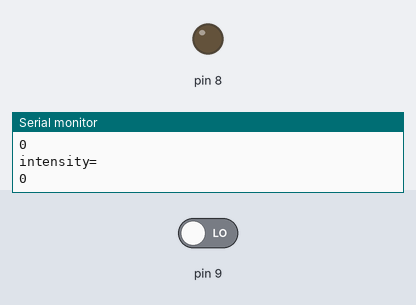
Recording of a sketch running on a simulated Arduino Uno, built with avr-gcc and run on an emulated ATmega328P. On the bench: output pins drawn as LEDs (lit = HIGH), the last lines printed to the serial monitor. The test bench sets the inputs (shaded band); at power-on: pin 9 LOW.

Above: at 1.2 s.
1.3 s: pin 9 driven HIGH
At 2.3 s:
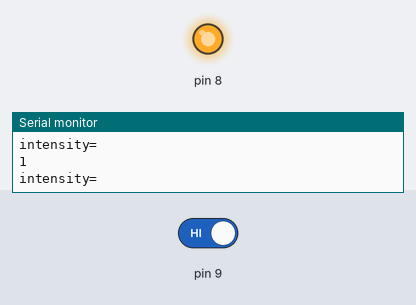
2.8 s: pin 9 driven LOW
At 3.3 s:
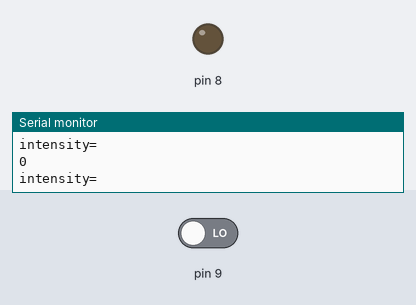
Timing chart, 0 to 5.8 s (numbered marks = the images above; inputs shaded):
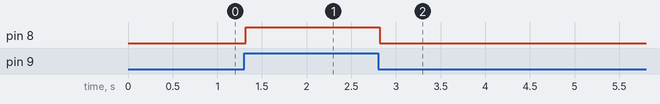

The sketch:

lab_21.ino
```cpp
// C++ code
//
void setup()
{
  pinMode(9, INPUT);
  pinMode(8, OUTPUT);
  Serial.begin(9600);
}

void loop()
{
  int temp=digitalRead(9);
  Serial.println("intensity=");
  Serial.println(temp);
  if(temp==HIGH){
    digitalWrite(8,HIGH);}
  else{
    digitalWrite(8, LOW);}
}
  
```

Measured:
- after the input at 1.3 s, pin 8: LOW → HIGH at once
- after the input at 2.8 s, pin 8: HIGH → LOW at once
